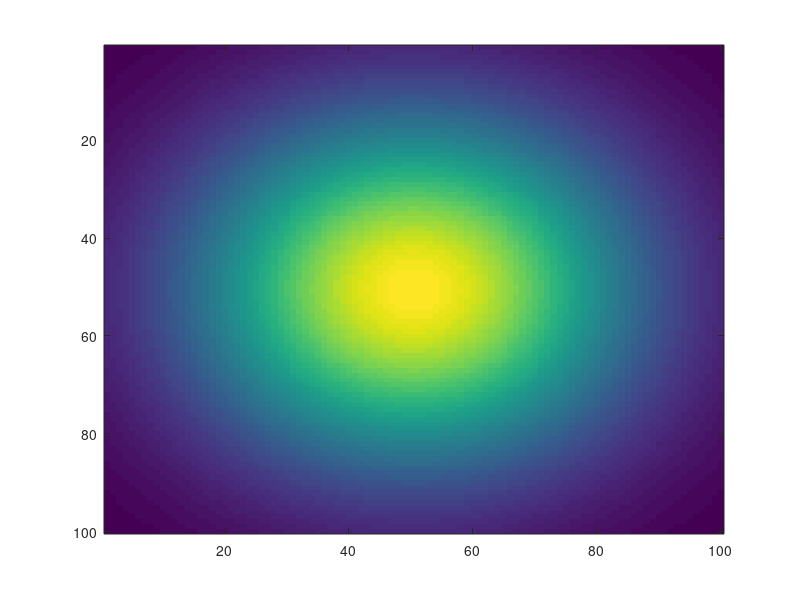
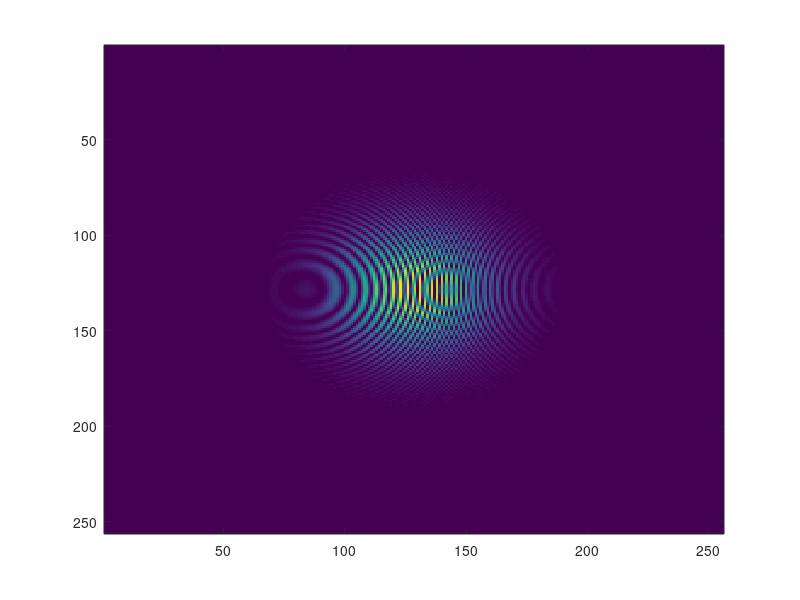
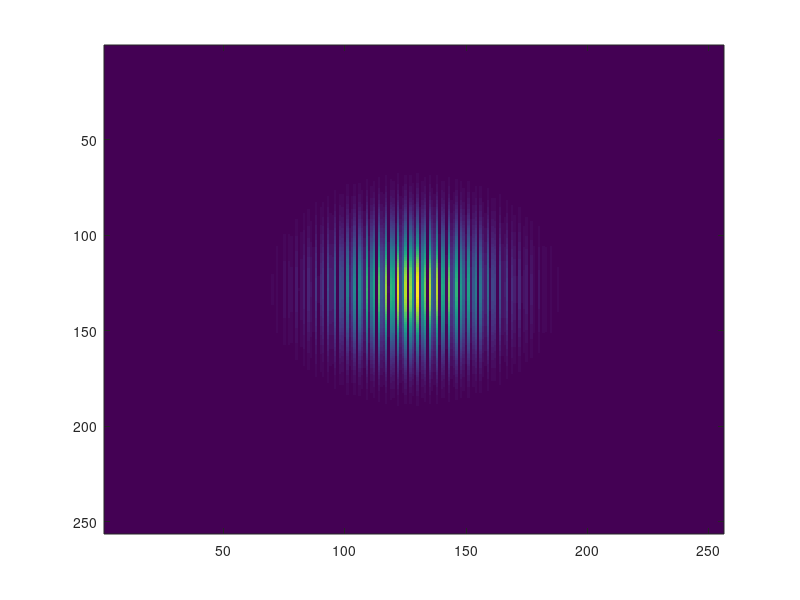

MATLAB code to generate these figures, in order:

clc; clear; close all;

m = 0;
w0 = 1e-3;
pts = 100;
phi = 0;
a = 1;
clim = [0 1];

x = linspace(-a*w0,a*w0,pts);
y = linspace(-a*w0,a*w0,pts);
z = 0;
[X, Y] = meshgrid(x,y);
R = sqrt(X.^2 + Y.^2);

lambda = 660e-9;
k = 2*pi/lambda;
kx = k*cos(pi/2);
ky = k*cos(pi/2);
kz = k*0;

E = (R ./ w0).^abs(m) .* exp(-R.^2/w0^2) .* exp(1i*m*phi);

E1 = E;
E2 = E .* exp(1i.*(kx.*X + ky.*Y + kz.*z));

I = abs(E1 + E2).^2;

figure;
imagesc(I)


%%

clc; clear; close all;


w0 = 1e-3;
lambda = 663e-9;
k = 2*pi/lambda;
N = 256;
x = linspace(-3*w0,3*w0,N);
y = x;
[X, Y] = meshgrid(x,y);

GB = @(X,Y,w) exp(-(X.^2 + Y.^2)/w^2);
phi = 1*pi/180;
theta = 0;
z = 0;

E1 = GB(X,Y,w0);
E2 = GB(X,Y,w0) .* exp(1i*(k.*X.*cos(theta).*sin(phi) + k.*Y.*sin(phi).*sin(theta) + k.*z.*cos(phi)));
E = E1 + E2;

% figure;
% imagesc(abs(E).^2);

mirror = exp(1i*pi);
E3 = 0.5 * E1 .* mirror;
E4 = 0.5 * E1 .* mirror;

a = 0.4;
bs_reflect = exp(1i * a);

E5 = 0.5 * E2 .* mirror .* bs_reflect .* mirror;
E6 = 0.5 * E2 .* mirror .* bs_reflect;


foco = -0.1;
lente = exp(1i*(k/(2*foco)) * (X.^2 + Y.^2));

I1 = abs(E3+E5.*lente).^2;
I2 = abs(E4+E6).^2;

figure; 
imagesc(I1);
figure; 
imagesc(I2);





